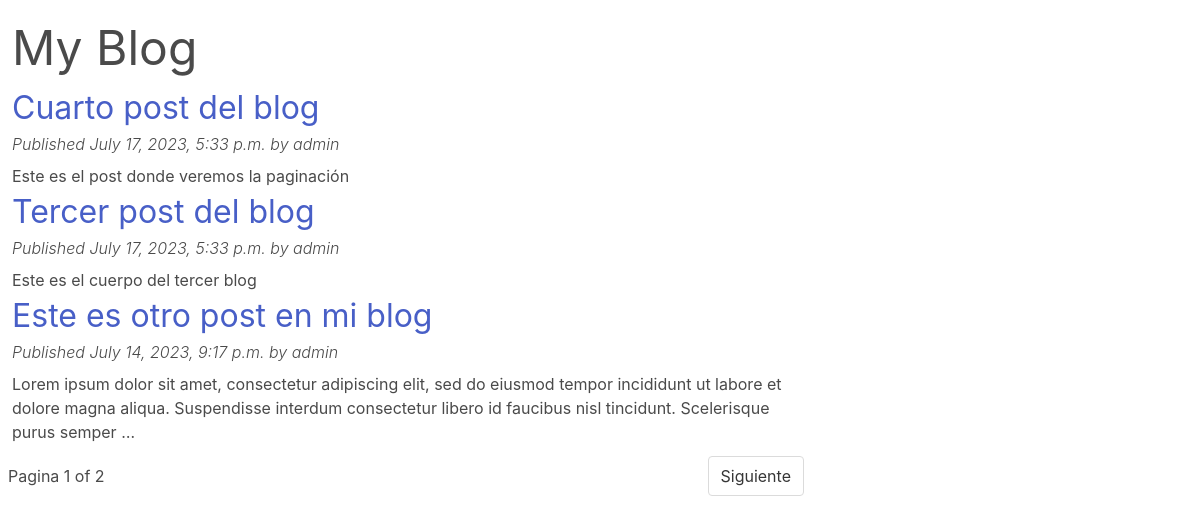
Screenshot of /blog/ with the database file from the repository.
### blog/models.py (models this page shows, shortened)
class Post(models.Model):
    class Status(models.TextChoices):
        DRAFT = 'DF', 'Draft'
        PUBLISHED = 'PB', 'Published'
    title = models.CharField(max_length=250) # VARCHAR in the SQL database
    slug = models.SlugField(max_length=250, # VARCHAR etiqueta corta que permite letras, numeros, guiones bajos y guiones
                            unique_for_date='publish') # Evitamos guardar post con el mismo slug en la misma fecha
    author = models.ForeignKey(User,
                               on_delete=models.CASCADE,
                               related_name='blog_post')
    body = models.TextField()
    publish = models.DateTimeField(default=timezone.now)
    created = models.DateTimeField(auto_now_add=True)
    updated = models.DateTimeField(auto_now=True)
    status = models.CharField(max_length = 2,
                              choices = Status.choices,
                              default = Status.DRAFT)
    objects = models.Manager()
    published = PublishedManager()
    class Meta:
        ordering = ['-publish'] # Definimos como queremos que se orden los posts (- indica orden descendiente)
        indexes = [
            models.Index(fields=['-publish']),
        ]
    def get_absolute_url(self):
        return reverse('blog:post_detail',
                       args=[self.publish.year,
                             self.publish.month,
                             self.publish.day,
                             self.slug])

### blog/views.py (the view)
# urls.py: path('', views.post_list, name='post_list'),
def post_list(request):
    post_list = Post.published.all()
    paginator = Paginator(post_list, 3)
    page_number = request.GET.get('page', 1)
    try:
        post = paginator.page(page_number)
    except EmptyPage:
        post = paginator.page(paginator.num_pages)
    except PageNotAnInteger:
        post = paginator.page(1)
    return render(request,
                  'blog/post/list.html',
                  {'posts': post})

### blog/models.py (called while the page is built)
    def get_queryset(self):
        return super().get_queryset().filter(status=Post.Status.PUBLISHED)

### blog/templates/blog/post/list.html (shortened to what this page needs)
{% extends "blog/base.html" %}
{% block content %}
  <h1 class="is-size-1">My Blog</h1>
  {% for post in posts %}
    <h2 class="is-size-3">
      <a href="{{ post.get_absolute_url }}">
        {{ post.title }}
      </a>
    </h2>
    <p class="date is-italic has-text-weight-light pb-2">
      Published {{ post.publish }} by {{ post.author }}
    </p>
    {{ post.body|truncatewords:30|linebreaks }}
  {% endfor %}
  {% include "./pagination.html" with page=posts %}
{% endblock %}

### blog/templates/blog/base.html (shortened to what this page needs)
{% load static %}
<!DOCTYPE html>
<html>
<head>
  <link rel="stylesheet" href="https://cdn.jsdelivr.net/npm/bulma@0.9.4/css/bulma.min.css">
</head>
<body>
  <div class="columns">
    <div class="column is-two-thirds mt-3 ml-3">
      {% block content %}
      {% endblock %}
    </div>
  </div>
</body>
</html>

### blog/templates/blog/post/pagination.html (shortened to what this page needs)
<nav class="pagination mt-3" role="navigation" aria-label="pagiantion">
    <span>
        Pagina {{ page.number }} of {{ page.paginator.num_pages }}
    </span>
    {% if page.has_next %}
        <a href="?page={{ page.next_page_number }}" class="pagination-next">Siguiente</a>
    {% endif %}
</nav>

### rows the page displays
Post: title "Cuarto post del blog", publish "July 17, 2023, 5:33 p.m.", author "admin", body "Este es el post donde veremos la paginación"
Post: title "Tercer post del blog", publish "July 17, 2023, 5:33 p.m.", author "admin", body "Este es el cuerpo del tercer blog"
Post: title "Este es otro post en mi blog", publish "July 14, 2023, 9:17 p.m.", author "admin", body "Lorem ipsum dolor sit amet, consectetur adipiscing elit, sed do eiusmod tempor incididunt ut labore et dolore magna aliqua. Suspendisse interdum consectetur libero id faucibus nisl tincidunt. Scelerisque purus semper …"

### other values shown
{{ page.number }} "1"
{{ page.paginator.num_pages }} "2"
